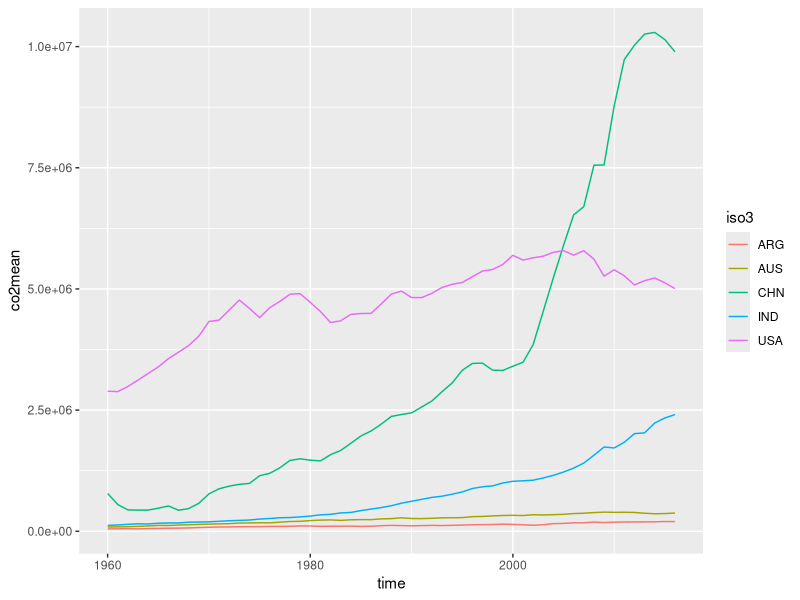
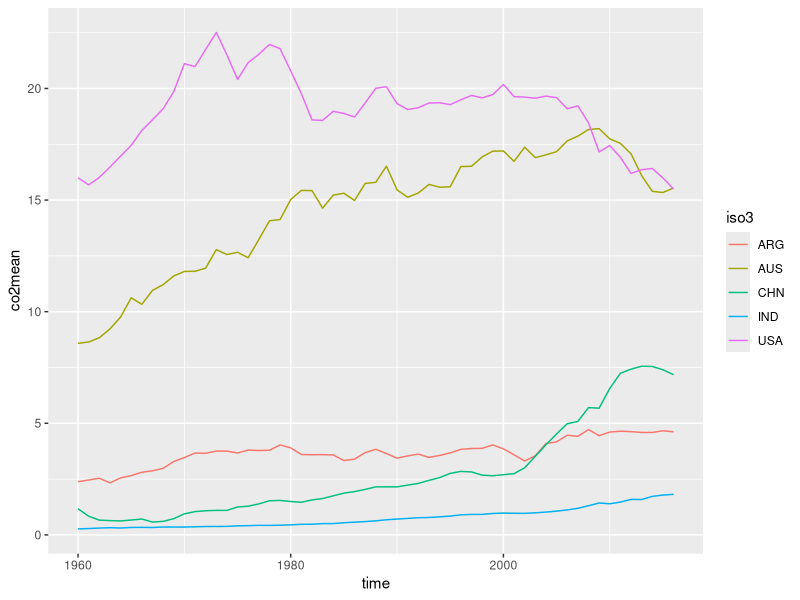
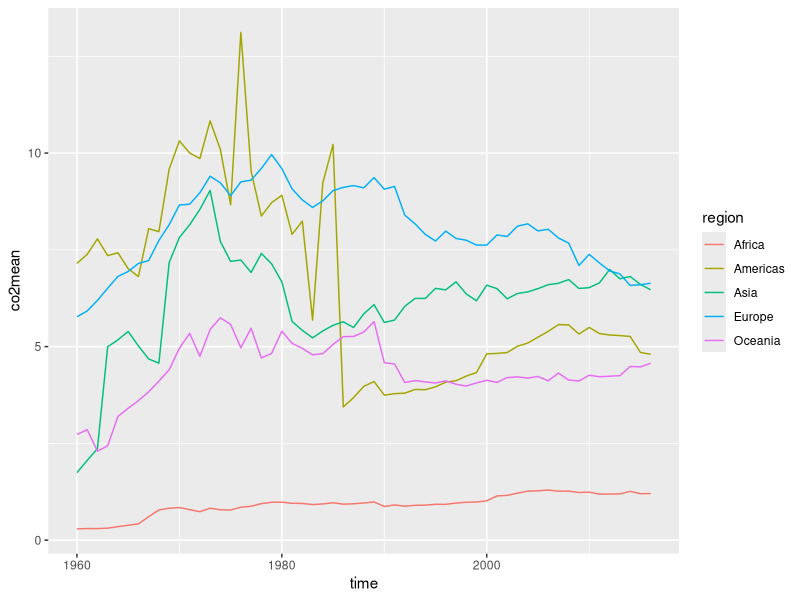
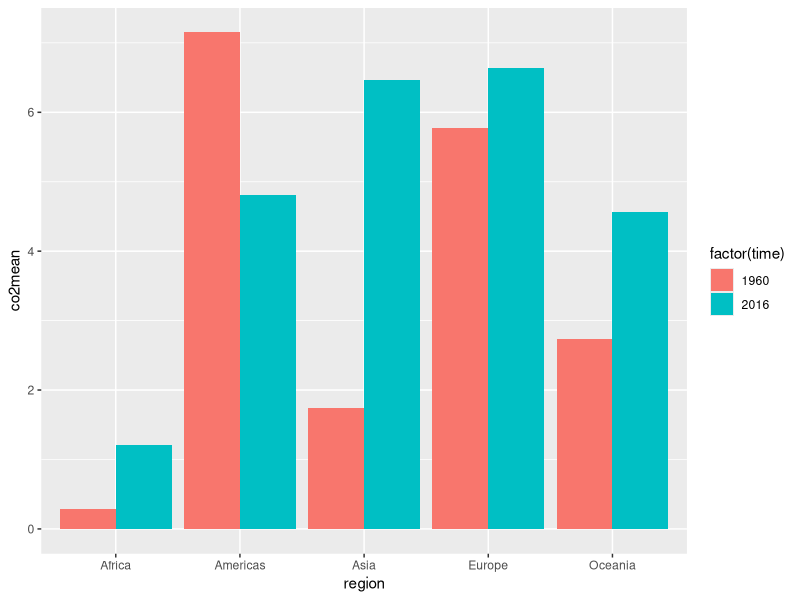
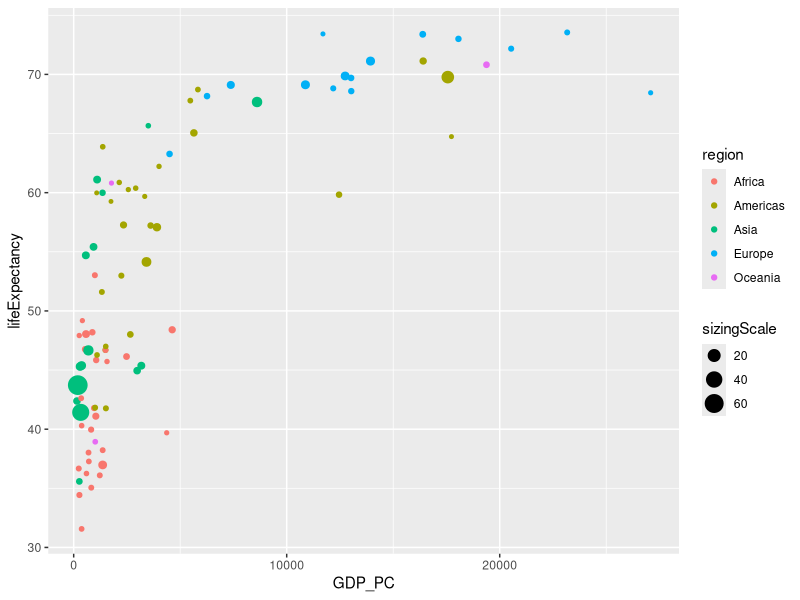
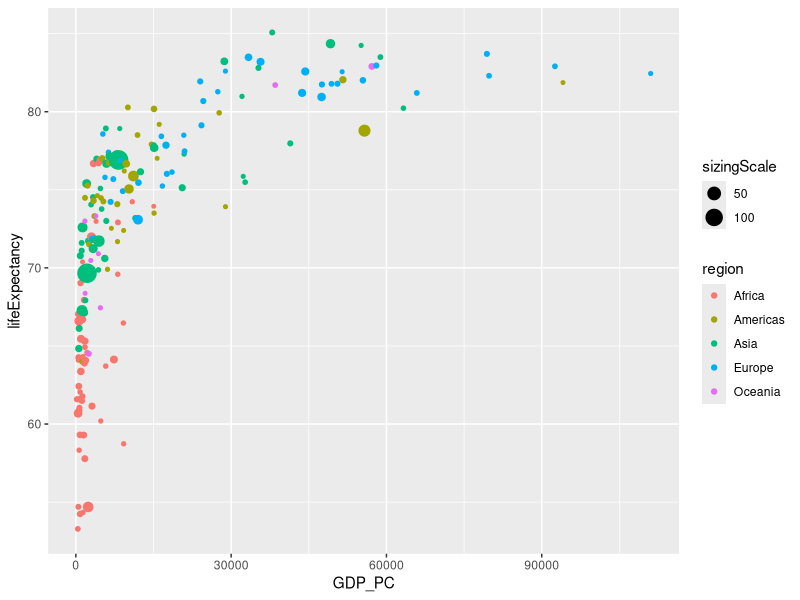
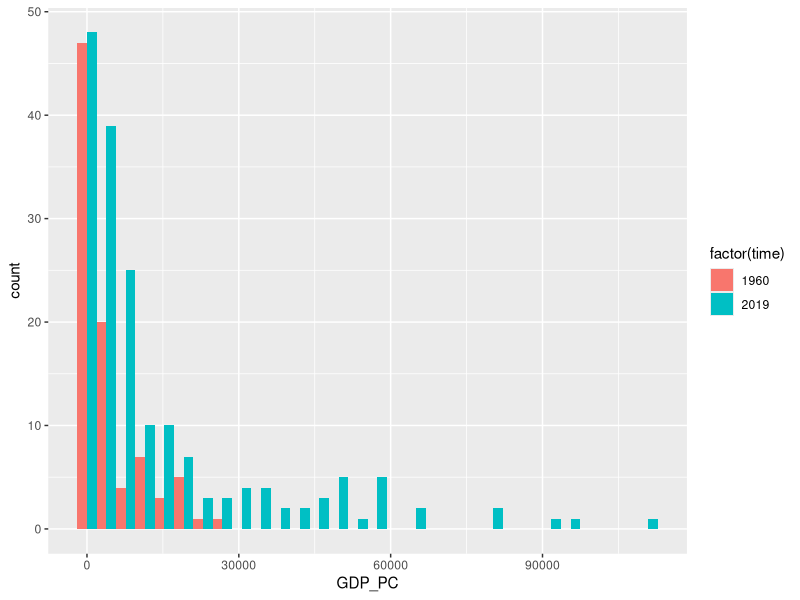

The R source for these figures, in order:
## ---- chunk 1
knitr::opts_chunk$set(echo = TRUE)
## ---- chunk 2
library(tidyverse)
## ---- chunk 3
gm <- read_delim("gapminder.csv")
## ---- chunk 4
sample_n(gm, 8)
## ---- chunk 5
gm %>% 
  summarize(
    iso3_total = n_distinct(iso3, na.rm = T),
    iso2_total = n_distinct(iso2, na.rm = T),
    name_total = n_distinct(name, na.rm = T)
    )
## ---- chunk 6
gm %>% 
  group_by(iso2) %>% 
  summarize(names_per_code = n_distinct(name)) %>% 
  arrange(desc(names_per_code))
## ---- chunk 7
gm %>% 
  group_by(name) %>% 
  summarize(codes_per_name = n_distinct(iso3)) %>% 
  arrange(desc(codes_per_name))
## ---- chunk 8
min(gm$time, na.rm = T)
max(gm$time, na.rm = T)
## ---- chunk 9
gm %>% 
  group_by(time) %>% 
  summarize(co2_missing = sum(is.na(co2)), co2_pc_missing = sum(is.na(co2_PC)))
## ---- chunk 10
gm %>% 
  filter(!is.na(co2)) %>% 
  group_by(iso3, time) %>% 
  filter(iso3 == "USA" | iso3 == "CHN" | iso3 == "IND" | iso3 == "ARG" | iso3 == "AUS") %>% 
  summarize(co2mean = mean(co2)) %>% 
  ggplot(aes(time, co2mean, color = iso3)) + geom_line()
## ---- chunk 11
gm %>% 
  filter(!is.na(co2_PC)) %>% 
  group_by(iso3, time) %>% 
  filter(iso3 == "USA" | iso3 == "CHN" | iso3 == "IND" | iso3 == "ARG" | iso3 == "AUS") %>% 
  summarize(co2mean = mean(co2_PC)) %>% 
  ggplot(aes(time, co2mean, color = iso3)) + geom_line()
## ---- chunk 12
gm %>% 
  filter(!is.na(co2_PC), !is.na(region)) %>% 
  group_by(region, time) %>% 
  summarize(co2mean = mean(co2_PC)) %>% 
  ggplot(aes(time, co2mean, color = region)) + geom_line()
## ---- chunk 13
gm %>% 
  filter(!is.na(co2_PC), !is.na(region), time == 1960 | time == 2016) %>% 
  group_by(region, time) %>% 
  summarize(co2mean = mean(co2_PC)) %>% 
  ggplot(aes(region, co2mean, fill = factor(time))) + geom_col(position="dodge")
## ---- chunk 14
gm %>%
  filter(!is.na(co2_PC), !is.na(region)) %>%
  filter(time == 2016) %>%
  group_by(region, name) %>%
  summarize(co2mean = mean(co2_PC), .groups = "drop") %>%
  arrange(region, desc(co2mean)) %>%
  group_by(region) %>%
  slice(1:3, (n()-2):n())
## ---- chunk 15
gm %>% 
  filter(!is.na(lifeExpectancy), !is.na(GDP_PC), !is.na(totalPopulation), 
         !is.na(region), !is.na(name), time == 1960) %>% 
  group_by(GDP_PC, lifeExpectancy, name, region, totalPopulation) %>% 
  summarize(sizingScale = sum(totalPopulation / 10000000)) %>% 
  ggplot(aes(GDP_PC, lifeExpectancy, col = region, size = sizingScale)) + geom_point()
## ---- chunk 16
gm %>% 
  filter(!is.na(lifeExpectancy), !is.na(GDP_PC), !is.na(totalPopulation), 
         !is.na(region), !is.na(name), time == 2019) %>% 
  group_by(GDP_PC, lifeExpectancy, name, region, totalPopulation) %>% 
  summarize(sizingScale = sum(totalPopulation / 10000000)) %>% 
  ggplot(aes(GDP_PC, lifeExpectancy, col = region, size = sizingScale)) + geom_point()
## ---- chunk 17
gm %>% 
  filter(!is.na(lifeExpectancy), !is.na(region), time == 1960 | time == 2019) %>% 
  group_by(region, time) %>% 
  summarize(average_life_expectancy = mean(lifeExpectancy))
## ---- chunk 18
gm %>% 
  filter(!is.na(lifeExpectancy), !is.na(region), time == 1960 | time == 2019) %>%
  group_by(region) %>% 
  summarize(LE1960 = mean(lifeExpectancy[time == 1960]),
            LE2019 = mean(lifeExpectancy[time == 2019]),
            LE_Diff = LE2019 - LE1960)
## ---- chunk 19
gm %>% 
  filter(!is.na(lifeExpectancy), !is.na(region), !is.na(GDP_PC), time == 1960 | time == 2019) %>%
  group_by(region, GDP_PC) %>% 
  ggplot(aes(GDP_PC, fill=factor(time))) +
  geom_histogram(position = "Dodge")
## ---- chunk 20
gm %>% 
  select(name, time, lifeExpectancy) %>% 
  filter(!is.na(lifeExpectancy), !is.na(name), time == 1960 | time == 2019) %>%
  group_by(time) %>% 
  mutate(rank = rank(desc(lifeExpectancy))) %>% 
  filter(name == "United States of America")
## ---- chunk 21
gm %>% 
  select(name, time, lifeExpectancy) %>% 
  filter(!is.na(lifeExpectancy), !is.na(name), time == 1960 | time == 2019) %>%
  group_by(time) %>% 
  mutate(rank = rank(desc(lifeExpectancy)), num_countries = n(), rel_rank = rank/num_countries) %>%
  filter(name == "United States of America")
